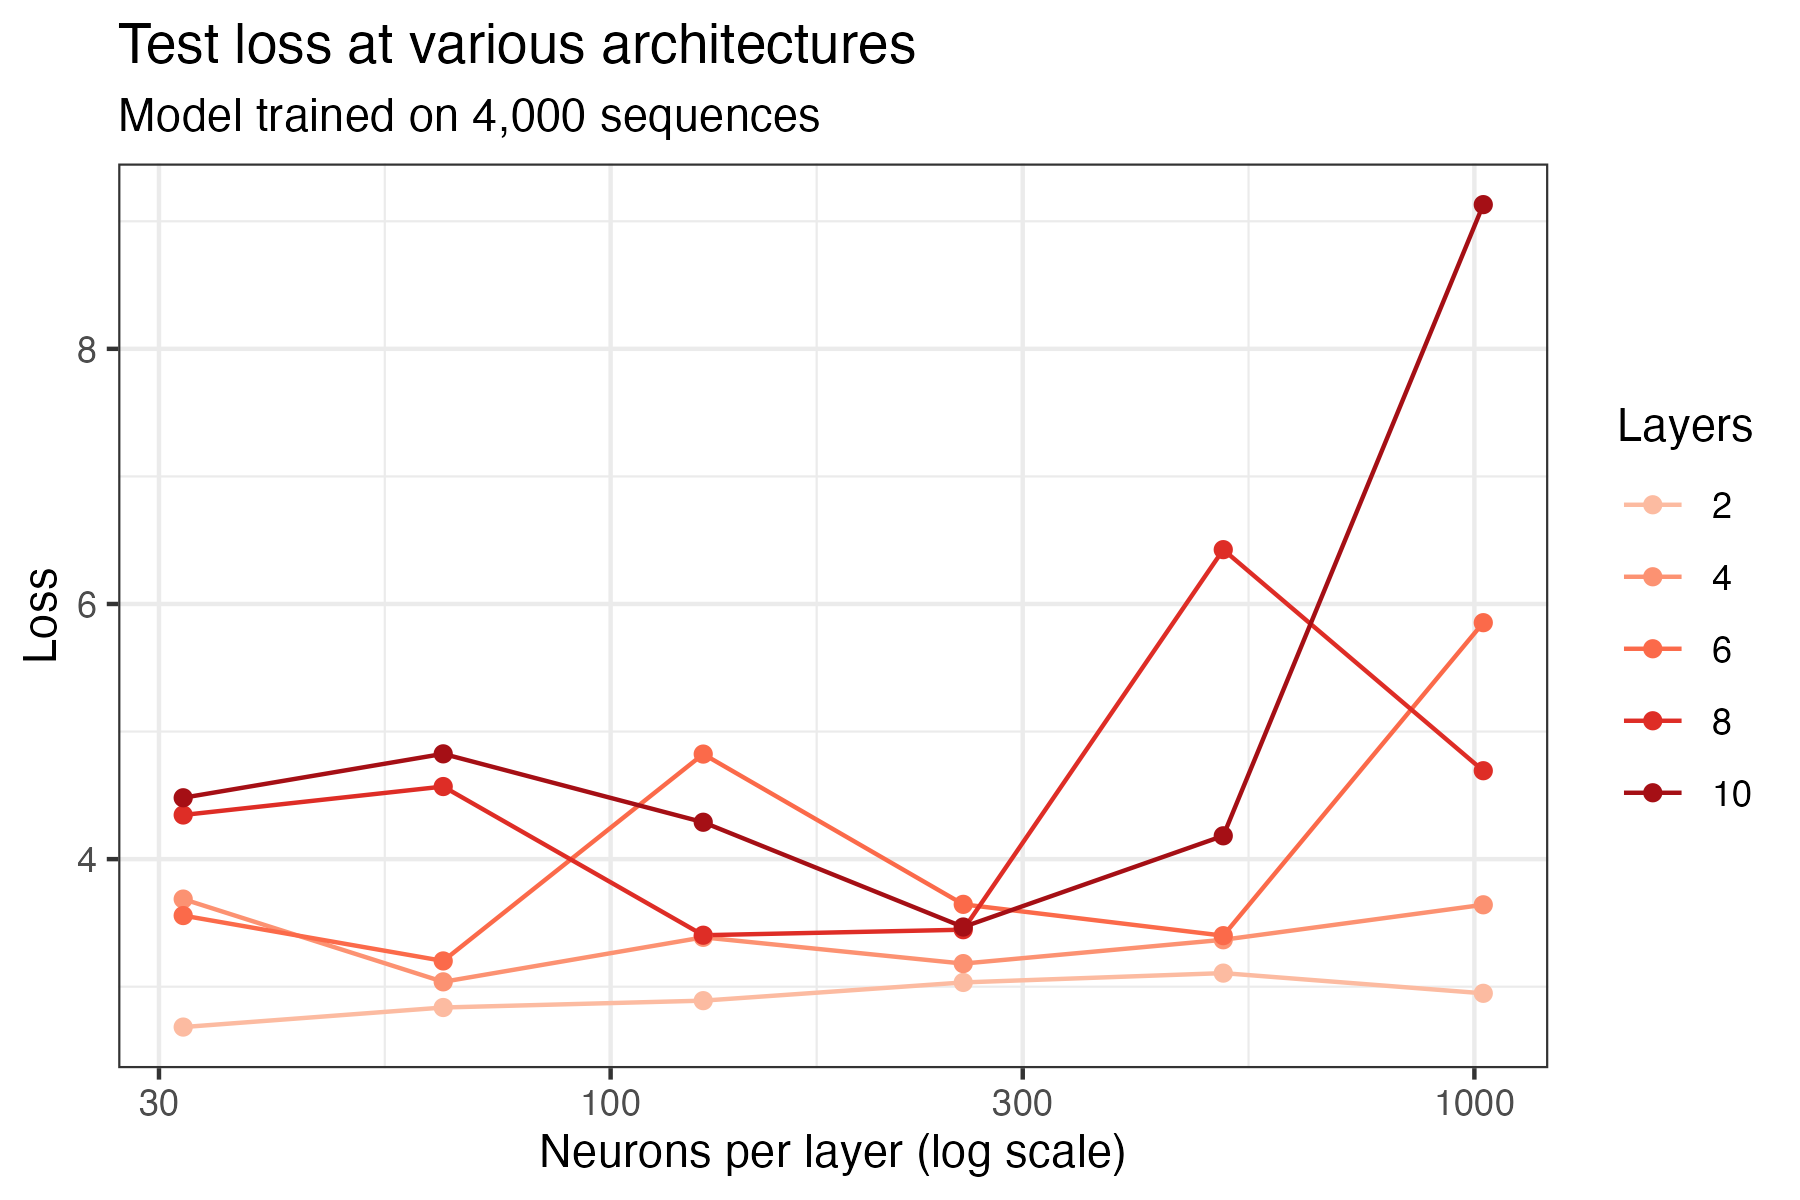

Here is the R script that generated this plot:
## Code to create a viz of test loss as a function of complexity over various layers
## For the model that trained over ~4,000 sequences

#Importing necessary libraries and data
library(tidyverse)
library(ggplot2)
library(RColorBrewer)
fourk <- read_csv("../../results/results-4k.csv")

#Averaging loss across seeds
fourkMean <- fourk |>
  group_by(layers, neuronsPerLayer) |>
  summarize(testLoss = mean(testLoss),
         trainLoss = mean(trainLoss))

#Generating plot
plot <- ggplot(data = filter(fourkMean, layers > 1)) +
  geom_line(aes(x = neuronsPerLayer, 
                y = testLoss, 
                color = as.factor(layers))) +
  geom_point(aes(x = neuronsPerLayer, 
                 y = testLoss, 
                 color = as.factor(layers)))+
  scale_x_log10() +
  labs(color = "Layers",
       x = "Neurons per layer (log scale)",
       y = "Loss",
       title = "Test loss at various architectures",
       subtitle = "Model trained on 4,000 sequences") +
  scale_color_manual(values = brewer.pal(name = "Reds", n = 6)[2:9]) +
  theme_bw()

ggsave('figure1.png', plot, width = 6, height = 4)
